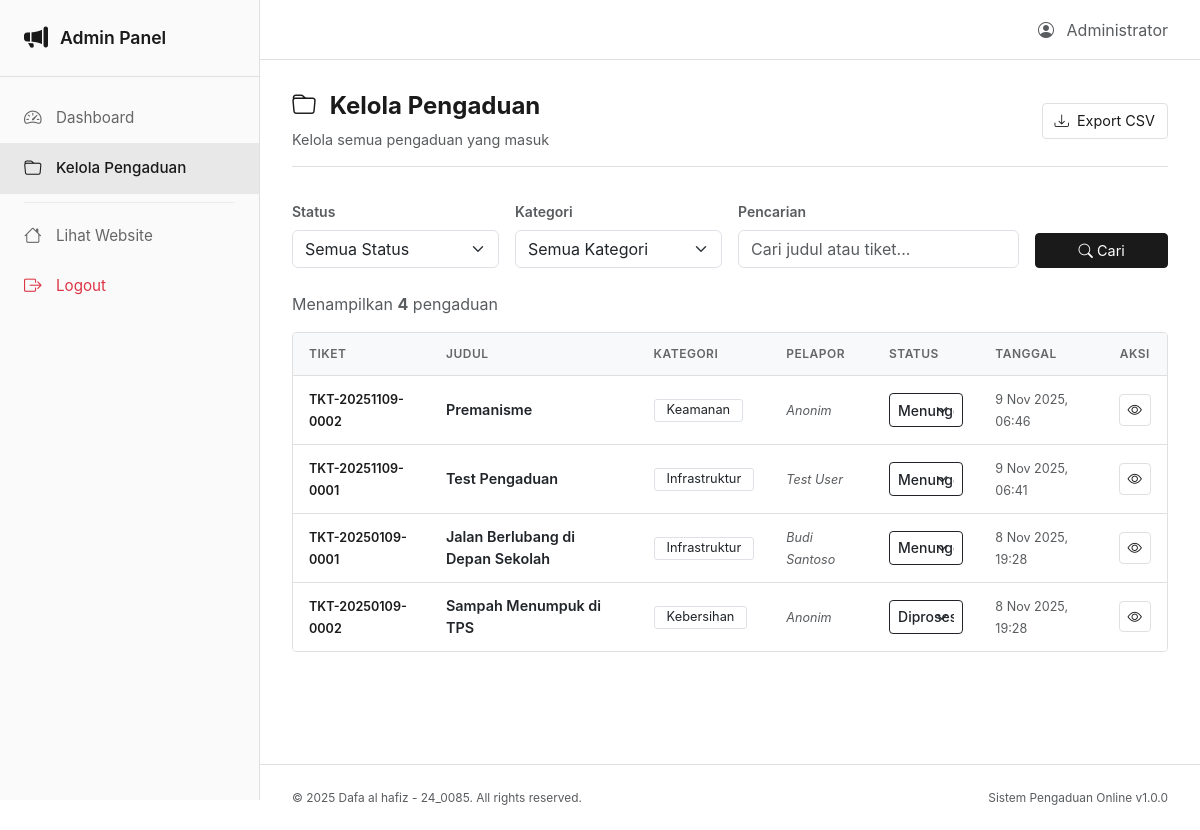
The page /admin/pengaduan.php (signed in) on the database its author committed.
### tables this page shows
CREATE TABLE IF NOT EXISTS pengaduan (
     
     
     
     
     
     
     
    id INT PRIMARY KEY AUTO_INCREMENT,
    
     
     
     
     
     
     
     
     
    nomor_tiket VARCHAR(50) UNIQUE NOT NULL,
    
     
     
     
     
     
     
    judul VARCHAR(255) NOT NULL,
    
     
     
     
     
     
     
    deskripsi TEXT NOT NULL,
    
     
     
     
     
     
     
     
    kategori ENUM('Infrastruktur', 'Kebersihan', 'Keamanan', 'Pelayanan', 'Lainnya') NOT NULL,
    
     
     
     
     
     
     
    nama_pelapor VARCHAR(100) DEFAULT 'Anonim',
    
     
     
     
     
     
     
    email VARCHAR(100),
    
     
     
     
     
     
     
    telepon VARCHAR(20),
    
     
     
     
     
     
     
    file_bukti VARCHAR(255),
    
     
     
     
     
     
     
     
    status ENUM('Menunggu', 'Diproses', 'Selesai', 'Ditolak') DEFAULT 'Menunggu',
    
     
     
     
     
     
     
    tanggal_dibuat DATETIME DEFAULT CURRENT_TIMESTAMP,
    
     
     
     
     
     
     
     
    tanggal_diperbarui DATETIME DEFAULT CURRENT_TIMESTAMP ON UPDATE CURRENT_TIMESTAMP,
    
     
     
     
     
    
     
    INDEX idx_nomor_tiket (nomor_tiket),
    
     
    INDEX idx_status (status),
    
     
    INDEX idx_kategori (kategori)
    
 
 
 
);

### src/includes/functions.php (called while the page is built, shortened)
<?php
function formatTanggalIndonesia($datetime) {
    $bulan = [
        1 => 'Jan',  2 => 'Feb',  3 => 'Mar',  4 => 'Apr',
        5 => 'Mei',  6 => 'Jun',  7 => 'Jul',  8 => 'Agu',
        9 => 'Sep', 10 => 'Okt', 11 => 'Nov', 12 => 'Des'
    ];
    $timestamp = strtotime($datetime);
    $tanggal = date('j', $timestamp);
    $bulanAngka = date('n', $timestamp);
    $tahun = date('Y', $timestamp);
    $waktu = date('H:i', $timestamp);
    return "{$tanggal} {$bulan[$bulanAngka]} {$tahun}, {$waktu}";
}
function getStatusClass($status) {
    $classes = [
        'Menunggu' => 'status-pending',
        'Diproses' => 'status-in-progress',
        'Selesai'  => 'status-resolved',
        'Ditolak'  => 'status-rejected'
    ];
    return $classes[$status] ?? 'status-pending';
}
?>

### src/admin/pengaduan.php (the view, shortened to what this page needs)
<?php
require_once '../includes/config.php';
require_once '../includes/functions.php';
$filter_status = $_GET['status'] ?? '';
$filter_kategori = $_GET['kategori'] ?? '';
$search_query = $_GET['search'] ?? '';
$items_per_page = 15;
$page = isset($_GET['page']) ? (int)$_GET['page'] : 1;
$offset = ($page - 1) * $items_per_page;
$where_conditions = [];
$params = [];
$where_sql = !empty($where_conditions) ? 'WHERE ' . implode(' AND ', $where_conditions) : '';
$count_stmt = $pdo->prepare("SELECT COUNT(*) as total FROM pengaduan {$where_sql}");
$count_stmt->execute($params);
$total_items = $count_stmt->fetch()['total'];
$stmt = $pdo->prepare("
    SELECT * FROM pengaduan
    {$where_sql}
    ORDER BY tanggal_dibuat DESC
    LIMIT ? OFFSET ?
");
$params[] = $items_per_page;
$params[] = $offset;
$stmt->execute($params);
$pengaduan_list = $stmt->fetchAll();
include '../includes/admin-header.php';
?>
<div class="content-header">
    <div class="d-flex justify-content-between align-items-center">
        <div>
            <h2 class="mb-2 fw-bold">
                <i class="bi bi-folder text-primary me-2"></i>
                Kelola Pengaduan
            </h2>
            <p class="text-muted mb-0">Kelola semua pengaduan yang masuk</p>
        </div>
        <div>
            <a href="export-csv.php?<?php echo http_build_query(['status' => $filter_status, 'kategori' => $filter_kategori, 'search' => $search_query]); ?>"
               class="btn btn-success">
                <i class="bi bi-download me-2"></i>Export CSV
            </a>
        </div>
    </div>
</div>
<div class="card border-0 shadow-sm mb-4">
    <div class="card-body">
        <form method="GET" action="">
            <div class="row g-3 align-items-end">
                <div class="col-md-3">
                    <label class="form-label small text-muted fw-semibold">Status</label>
                    <select name="status" class="form-select">
                        <option value="">Semua Status</option>
                    </select>
                </div>
                <div class="col-md-3">
                    <label class="form-label small text-muted fw-semibold">Kategori</label>
                    <select name="kategori" class="form-select">
                        <option value="">Semua Kategori</option>
                    </select>
                </div>
                <div class="col-md-4">
                    <label class="form-label small text-muted fw-semibold">Pencarian</label>
                    <input type="text"
                           name="search"
                           class="form-control"
                           placeholder="Cari judul atau tiket..."
                           value="<?php echo htmlspecialchars($search_query); ?>">
                </div>
                <div class="col-md-2">
                    <button type="submit" class="btn btn-primary w-100">
                        <i class="bi bi-search"></i> Cari
                    </button>
                </div>
            </div>
        </form>
    </div>
</div>
<div class="d-flex justify-content-between align-items-center mb-3">
    <div class="text-muted">
        Menampilkan <strong><?php echo $total_items; ?></strong> pengaduan
    </div>
</div>
<div class="card border-0 shadow-sm">
    <div class="card-body p-0">
        <div class="table-responsive">
            <table class="table table-hover mb-0">
                <thead class="table-light">
                    <tr>
                        <th class="text-uppercase small fw-semibold">Tiket</th>
                        <th class="text-uppercase small fw-semibold">Judul</th>
                        <th class="text-uppercase small fw-semibold">Kategori</th>
                        <th class="text-uppercase small fw-semibold">Pelapor</th>
                        <th class="text-uppercase small fw-semibold">Status</th>
                        <th class="text-uppercase small fw-semibold">Tanggal</th>
                        <th class="text-uppercase small fw-semibold text-center">Aksi</th>
                    </tr>
                </thead>
                <tbody>
                    <?php if (empty($pengaduan_list)): ?>
                    <!-- ========================================================
                         EMPTY STATE
                         ======================================================== -->
                    <tr>
                        <td colspan="7" class="text-center py-5">
                            <i class="bi bi-inbox text-muted" style="font-size: 48px;"></i>
                            <p class="text-muted mt-3 mb-0">Tidak ada pengaduan ditemukan</p>
                        </td>
                    </tr>
                    <?php else: ?>
                        <?php foreach ($pengaduan_list as $item): ?>
                        <tr>
                            <td>
                                <span class="text-primary fw-semibold small">
                                    <?php echo htmlspecialchars($item['nomor_tiket']); ?>
                                </span>
                            </td>
                            <td>
                                <div class="fw-semibold">
                                    <?php echo htmlspecialchars(substr($item['judul'], 0, 40)); ?>
                                </div>
                            </td>
                            <td>
                                <span class="badge bg-light text-dark border small">
                                    <?php echo htmlspecialchars($item['kategori']); ?>
                                </span>
                            </td>
                            <td>
                                <em class="text-muted small">
                                    <?php echo htmlspecialchars($item['nama_pelapor']); ?>
                                </em>
                            </td>
                            <td>
                                <form method="POST" action="" class="d-inline">
                                    <select name="status"
                                            class="form-select form-select-sm badge-select <?php echo getStatusClass($item['status']); ?>"
                                            onchange="this.form.submit()">
                                        <option value="Menunggu" <?php echo $item['status'] == 'Menunggu' ? 'selected' : ''; ?>>Menunggu</option>
                                        <option value="Diproses" <?php echo $item['status'] == 'Diproses' ? 'selected' : ''; ?>>Diproses</option>
                                    </select>
                                </form>
                            </td>
                            <td>
                                <small class="text-muted">
                                    <?php echo formatTanggalIndonesia($item['tanggal_dibuat']); ?>
                                </small>
                            </td>
                            <td class="text-center">
                                <a href="detail-pengaduan.php?id=<?php echo $item['id']; ?>"
                                   class="btn btn-sm btn-outline-primary"
                                   title="Lihat Detail">
                                    <i class="bi bi-eye"></i>
                                </a>
                            </td>
                        </tr>
                        <?php endforeach; ?>
                    <?php endif; ?>
                </tbody>
            </table>
        </div>
    </div>
</div>
<?php include '../includes/admin-footer.php'; ?>

### src/includes/admin-header.php (shortened to what this page needs)
<?php
$stmt = $pdo->prepare("SELECT * FROM admin WHERE id = ?");
$stmt->execute([$_SESSION['admin_id']]);
$admin_data = $stmt->fetch();
?>
<!DOCTYPE html>
<html lang="id">
<head>
    <link href="https://cdn.jsdelivr.net/npm/bootstrap@5.3.0/dist/css/bootstrap.min.css" rel="stylesheet">
    <link rel="stylesheet" href="https://cdn.jsdelivr.net/npm/bootstrap-icons@1.11.0/font/bootstrap-icons.css">
    <link rel="stylesheet" href="<?php echo BASE_URL; ?>/assets/css/admin-style.css">
</head>
<body class="admin-body">
    <div class="admin-sidebar">
        <div class="sidebar-header">
            <a href="<?php echo BASE_URL; ?>/admin/dashboard.php" class="sidebar-brand">
                <i class="bi bi-megaphone-fill text-primary"></i>
                <span class="brand-text">Admin Panel</span>
            </a>
        </div>
        <nav class="sidebar-nav">
            <a href="<?php echo BASE_URL; ?>/admin/dashboard.php"
               class="sidebar-link <?php echo basename($_SERVER['PHP_SELF']) == 'dashboard.php' ? 'active' : ''; ?>">
                <i class="bi bi-speedometer2"></i>
                <span>Dashboard</span>
            </a>
            <a href="<?php echo BASE_URL; ?>/admin/pengaduan.php"
               class="sidebar-link <?php echo basename($_SERVER['PHP_SELF']) == 'pengaduan.php' ? 'active' : ''; ?>">
                <i class="bi bi-folder"></i>
                <span>Kelola Pengaduan</span>
            </a>
            <hr class="sidebar-divider">
            <a href="<?php echo BASE_URL; ?>"
               class="sidebar-link"
               target="_blank">
                <i class="bi bi-house"></i>
                <span>Lihat Website</span>
            </a>
            <a href="<?php echo BASE_URL; ?>/admin/logout.php"
               class="sidebar-link text-danger">
                <i class="bi bi-box-arrow-right"></i>
                <span>Logout</span>
            </a>
        </nav>
    </div>
    <div class="admin-main">
        <nav class="admin-topbar">
            <div class="d-flex justify-content-between align-items-center w-100">
                <div class="d-flex align-items-center gap-3">
                    <span class="text-muted">
                        <i class="bi bi-person-circle me-2"></i>
                        <?php echo htmlspecialchars($admin_data['nama_lengkap']); ?>
                    </span>
                </div>
            </div>
        </nav>
        <div class="admin-content">

### src/assets/css/admin-style.css (style rules this page uses)
:root { --sidebar-width: 260px; --topbar-height: 60px; --text-primary: #1a1a1a; --text-secondary: #666666; --bg-page: #ffffff; --border-color: #e0e0e0; }
.admin-body { margin: 0; padding: 0; font-family: -apple-system, BlinkMacSystemFont, 'Segoe UI', Roboto, 'Helvetica Neue', Arial, sans-serif; background-color: var(--bg-page); color: var(--text-primary); }
.admin-sidebar { position: fixed; left: 0; top: 0; width: var(--sidebar-width); height: 100vh; background-color: #fafafa; border-right: 1px solid var(--border-color); z-index: 1000; display: flex; flex-direction: column; transition: transform 0.3s ease; }
.sidebar-header { padding: 1.25rem 1.5rem; border-bottom: 1px solid var(--border-color); }
.sidebar-brand { display: flex; align-items: center; gap: 0.75rem; text-decoration: none; color: var(--text-primary); font-size: 1.1rem; font-weight: 600; }
.sidebar-brand i { font-size: 1.5rem; color: var(--text-primary); }
.sidebar-nav { flex: 1; overflow-y: auto; padding: 1rem 0; }
.sidebar-link { display: flex; align-items: center; gap: 0.75rem; padding: 0.75rem 1.5rem; text-decoration: none; color: var(--text-secondary); font-weight: 400; font-size: 0.95rem; transition: all 0.15s ease; }
.sidebar-link.active { background-color: #e8e8e8; color: var(--text-primary); font-weight: 500; }
.sidebar-link i { font-size: 1.1rem; width: 20px; }
.sidebar-divider { margin: 0.5rem 1.5rem; border-color: var(--border-color); opacity: 0.5; }
.admin-main { margin-left: var(--sidebar-width); min-height: 100vh; display: flex; flex-direction: column; }
.admin-topbar { position: sticky; top: 0; height: var(--topbar-height); background-color: var(--bg-page); border-bottom: 1px solid var(--border-color); padding: 0 2rem; display: flex; align-items: center; z-index: 999; }
.admin-content { flex: 1; padding: 2rem; max-width: 1400px; margin: 0 auto; width: 100%; }
.content-header { margin-bottom: 2rem; padding-bottom: 1rem; border-bottom: 1px solid var(--border-color); }
.content-header h2 { font-size: 1.5rem; font-weight: 600; color: var(--text-primary); margin-bottom: 0.25rem; }
.content-header p { font-size: 0.9rem; color: var(--text-secondary); margin: 0; }
.card { background: transparent; border: none; box-shadow: none; margin-bottom: 2rem; }
.card-body { padding: 0; background: transparent; }
.row.g-3 { gap: 0; }
.bg-primary, .bg-warning, .bg-info, .bg-success, .bg-opacity-10, .bg-light { background: transparent !important; }
.text-primary, .text-warning, .text-info, .text-success { color: var(--text-primary) !important; }
.table-responsive { border: 1px solid var(--border-color); border-radius: 4px; overflow: hidden; }
.table { margin-bottom: 0; font-size: 0.9rem; }
.table thead { background-color: #fafafa; border-bottom: 1px solid var(--border-color); }
.table thead th { font-weight: 600; font-size: 0.75rem; text-transform: uppercase; letter-spacing: 0.5px; color: var(--text-secondary); border-bottom: 1px solid var(--border-color); padding: 0.75rem 1rem; }
.table tbody td { padding: 0.75rem 1rem; vertical-align: middle; border-bottom: 1px solid var(--border-color); }
.table tbody tr:last-child td { border-bottom: none; }
.badge { font-weight: 400; font-size: 0.8rem; padding: 0.25rem 0.75rem; border-radius: 3px; border: 1px solid var(--border-color); background-color: transparent; color: var(--text-primary); }
.btn { border-radius: 4px; font-weight: 400; font-size: 0.9rem; border: 1px solid var(--border-color); background-color: transparent; color: var(--text-primary); transition: all 0.15s ease; }
.btn-primary { background-color: var(--text-primary); border-color: var(--text-primary); color: white; }
.btn-outline-primary { background-color: transparent; border-color: var(--border-color); color: var(--text-primary); }
.shadow, .shadow-sm, .shadow-lg { box-shadow: none !important; }

### src/admin/pengaduan.php (style rules this page uses)
.badge-select { border: 1px solid; font-weight: 500; padding: 0.35rem 0.5rem; border-radius: 4px; cursor: pointer; }

### rows shown on the page
pengaduan: nomor_tiket "TKT-20251109-0002", judul "Premanisme", kategori "Keamanan", nama_pelapor "Anonim", status "Menunggu", tanggal_dibuat "9 Nov 2025, 06:46"
pengaduan: nomor_tiket "TKT-20251109-0001", judul "Test Pengaduan", kategori "Infrastruktur", nama_pelapor "Test User", status "Menunggu", tanggal_dibuat "9 Nov 2025, 06:41"
pengaduan: nomor_tiket "TKT-20250109-0001", judul "Jalan Berlubang di Depan Sekolah", kategori "Infrastruktur", nama_pelapor "Budi Santoso", status "Menunggu", tanggal_dibuat "8 Nov 2025, 19:28"
pengaduan: nomor_tiket "TKT-20250109-0002", judul "Sampah Menumpuk di TPS", kategori "Kebersihan", nama_pelapor "Anonim", status "Diproses", tanggal_dibuat "8 Nov 2025, 19:28"

### other values the page prints
$admin_data['nama_lengkap'] "Administrator"
$total_items "4"
COPYRIGHT "© 2025 Dafa al hafiz - 24_0085. All rights reserved."
APP_NAME "Sistem Pengaduan Online"
APP_VERSION "1.0.0"
